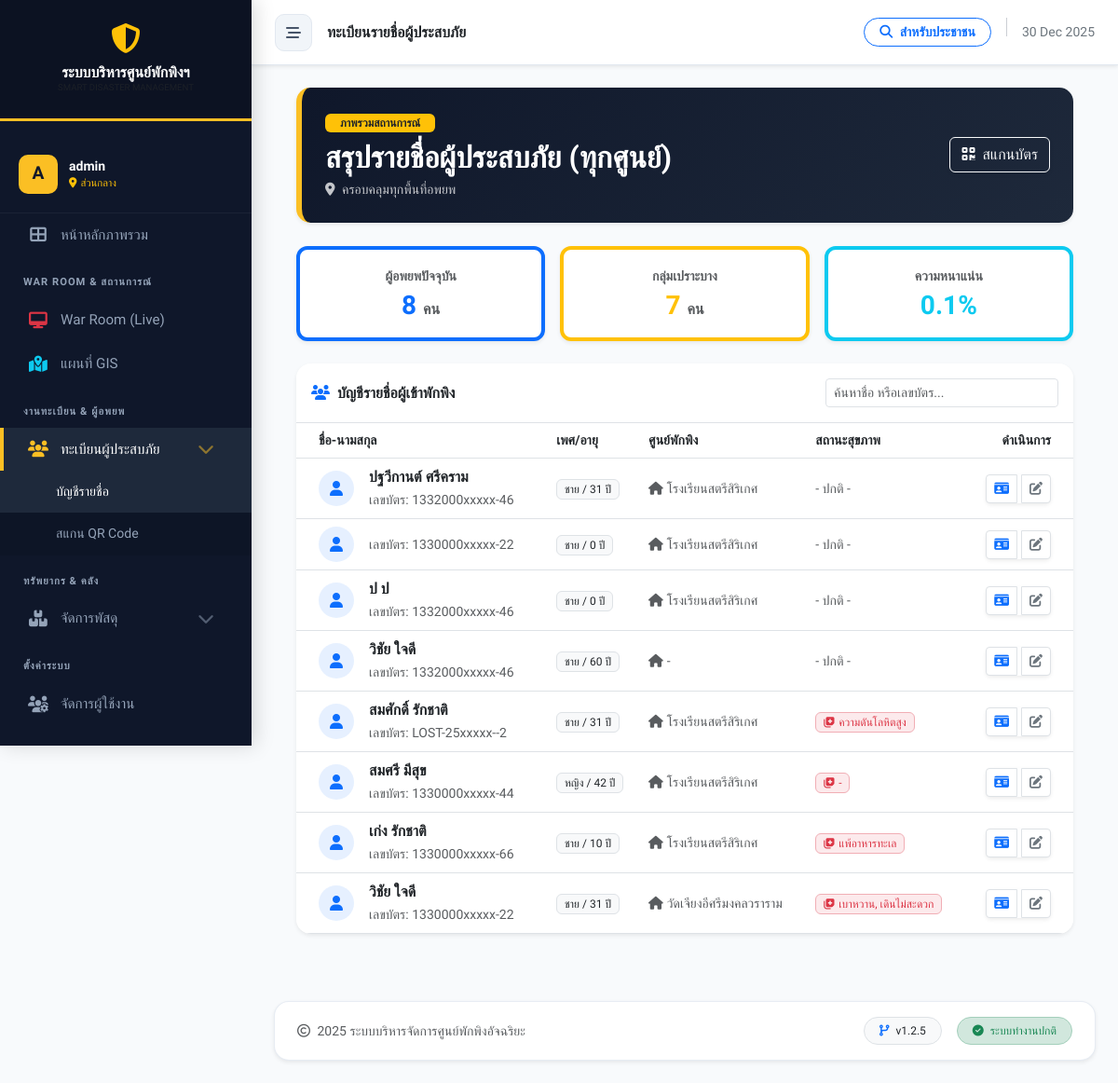
/evacuee_list.php (signed in), run on the app's committed database.
### tables this page shows
CREATE TABLE `evacuees` (
  `id` int(11) NOT NULL,
  `incident_id` int(11) NOT NULL,
  `shelter_id` int(11) DEFAULT NULL,
  `stay_type` enum('in_center','out_center') DEFAULT 'in_center',
  `stay_detail` text DEFAULT NULL COMMENT 'รายละเอียดที่พัก (กรณีพักนอกศูนย์)',
  `id_card` varchar(13) DEFAULT NULL COMMENT 'เลขบัตรประชาชน',
  `id_card_address` text DEFAULT NULL,
  `current_address` text DEFAULT NULL,
  `address_card` text DEFAULT NULL COMMENT 'ที่อยู่ตามบัตรประชาชน',
  `prefix` varchar(20) DEFAULT NULL,
  `first_name` varchar(100) NOT NULL,
  `last_name` varchar(100) NOT NULL,
  `phone` varchar(20) DEFAULT NULL,
  `address` text DEFAULT NULL,
  `health_status` varchar(100) DEFAULT 'Normal',
  `needs` text DEFAULT NULL,
  `gender` enum('male','female','other') DEFAULT NULL,
  `age` int(3) DEFAULT NULL,
  `health_condition` text DEFAULT NULL COMMENT 'โรคประจำตัว/ยาที่แพ้',
  `vulnerable_detail` varchar(255) DEFAULT NULL,
  `registered_by` int(11) DEFAULT NULL COMMENT 'ID เจ้าหน้าที่ที่ลงทะเบียนให้',
  `check_in_date` datetime NOT NULL DEFAULT current_timestamp(),
  `check_out_date` datetime DEFAULT NULL,
  `updated_at` datetime DEFAULT NULL ON UPDATE current_timestamp(),
  `created_at` datetime NOT NULL DEFAULT current_timestamp(),
  `triage_level` enum('green','yellow','red') DEFAULT 'green',
  `medical_condition` text DEFAULT NULL COMMENT 'อาการ/โรคประจำตัว',
  `drug_allergy` text DEFAULT NULL COMMENT 'ประวัติการแพ้ยา',
  `last_medical_check` datetime DEFAULT NULL,
  `id_card_no` varchar(20) DEFAULT NULL,
  `id_card_moo` varchar(10) DEFAULT NULL,
  `id_card_subdistrict` varchar(100) DEFAULT NULL,
  `id_card_district` varchar(100) DEFAULT NULL,
  `id_card_province` varchar(100) DEFAULT NULL,
  `id_card_zipcode` varchar(10) DEFAULT NULL,
  `current_no` varchar(20) DEFAULT NULL,
  `current_moo` varchar(10) DEFAULT NULL,
  `current_subdistrict` varchar(100) DEFAULT NULL,
  `current_district` varchar(100) DEFAULT NULL,
  `current_province` varchar(100) DEFAULT NULL,
  `current_zipcode` varchar(10) DEFAULT NULL,
  `id_type` enum('thai_id','passport','other','none') DEFAULT 'thai_id',
  `birth_date` date DEFAULT NULL,
  `religion` varchar(50) DEFAULT NULL,
  `occupation` varchar(100) DEFAULT NULL,
  `skills` text DEFAULT NULL,
  `dietary_restriction` varchar(255) DEFAULT NULL,
  `emergency_contact_name` varchar(255) DEFAULT NULL,
  `emergency_contact_phone` varchar(20) DEFAULT NULL,
  `family_code` varchar(50) DEFAULT NULL COMMENT 'รหัสกลุ่มครอบครัว',
  `is_family_head` tinyint(1) DEFAULT 0,
  `vulnerable_type` text DEFAULT NULL COMMENT 'เก็บข้อมูลแบบ comma-separated',
  `created_by` int(11) DEFAULT NULL
);

CREATE TABLE `shelters` (
  `id` int(11) NOT NULL,
  `incident_id` int(11) NOT NULL COMMENT 'ผูกกับเหตุการณ์ไหน',
  `name` varchar(200) NOT NULL COMMENT 'ชื่อศูนย์',
  `location` text NOT NULL COMMENT 'ที่ตั้ง',
  `district` varchar(100) DEFAULT NULL,
  `province` varchar(100) DEFAULT NULL,
  `latitude` decimal(10,8) DEFAULT NULL,
  `longitude` decimal(11,8) DEFAULT NULL,
  `capacity` int(11) NOT NULL DEFAULT 0 COMMENT 'ความจุสูงสุด',
  `contact_person` varchar(255) DEFAULT NULL,
  `contact_phone` varchar(20) DEFAULT NULL,
  `status` enum('open','full','closed') NOT NULL DEFAULT 'open',
  `last_updated` datetime DEFAULT NULL,
  `created_at` datetime DEFAULT current_timestamp()
);

### includes/functions.php (called while the page is built, shortened)
<?php
function maskIDCard($id_card) {
    return substr($id_card, 0, 7) . 'xxxxx-' . substr($id_card, 11, 2);
}

### evacuee_list.php (the view, shortened to what this page needs)
<?php
require_once 'config/db.php';
require_once 'includes/functions.php';
$role = $_SESSION['role'] ?? 'guest';
$sess_shelter_id = $_SESSION['shelter_id'] ?? 0;
$shelter_id = $_GET['shelter_id'] ?? '';
if (empty($shelter_id)) {
    $shelter_id = ($role === 'admin') ? 'all' : ($sess_shelter_id ?: 'all');
}
$page = isset($_GET['page']) ? (int)$_GET['page'] : 1;
$limit = 20;
$offset = ($page - 1) * $limit;
try {
    if ($shelter_id === 'all') {
        $shelter = [
            'id' => 'all',
            'name' => 'สรุปรายชื่อผู้ประสบภัย (ทุกศูนย์)',
            'incident_name' => 'ภาพรวมสถานการณ์',
            'location' => 'ครอบคลุมทุกพื้นที่อพยพ',
            'contact_phone' => 'สายด่วน 1784',
            'capacity' => 0
        ];
        $res_cap = $conn->query("SELECT SUM(capacity) as total_cap FROM shelters");
        $row_cap = $res_cap->fetch_assoc();
        $shelter['capacity'] = $row_cap['total_cap'] ?: 0;
        $sql_count = "SELECT COUNT(*) as total FROM evacuees WHERE check_out_date IS NULL";
        $total_records = $conn->query($sql_count)->fetch_assoc()['total'];
        $sql_list = "SELECT e.*, s.name as shelter_name
                     FROM evacuees e
                     LEFT JOIN shelters s ON e.shelter_id = s.id
                     WHERE e.check_out_date IS NULL
                     ORDER BY e.created_at DESC LIMIT ?, ?";
        $stmt = $conn->prepare($sql_list);
        $stmt->bind_param("ii", $offset, $limit);
    }
    $stmt->execute();
    $evacuees = $stmt->get_result()->fetch_all(MYSQLI_ASSOC);
    $where_vun = ($shelter_id === 'all') ? "WHERE check_out_date IS NULL" : "WHERE shelter_id = " . (int)$shelter_id . " AND check_out_date IS NULL";
    $sql_vun = "SELECT COUNT(*) as v_count FROM evacuees $where_vun AND (age < 15 OR age >= 60 OR (health_condition != '' AND health_condition IS NOT NULL))";
    $vulnerable_count = $conn->query($sql_vun)->fetch_assoc()['v_count'];
} catch (Exception $e) {
    error_log($e->getMessage());
    die("<div class='container mt-5 alert alert-danger'>เกิดข้อผิดพลาดในการเชื่อมต่อข้อมูล: " . $e->getMessage() . "</div>");
}
include 'includes/header.php';
?>
<div class="container-fluid px-4">
    <div class="shelter-header shadow-sm">
        <div class="row align-items-center">
            <div class="col-md-7">
                <span class="badge bg-warning text-dark mb-2 px-3"><?php echo htmlspecialchars($shelter['incident_name']); ?></span>
                <h2 class="fw-bold mb-1"><?php echo htmlspecialchars($shelter['name']); ?></h2>
                <div class="opacity-75 small">
                    <i class="fas fa-map-marker-alt me-1"></i> <?php echo htmlspecialchars($shelter['location']); ?>
                </div>
            </div>
            <div class="col-md-5 text-md-end mt-3 mt-md-0">
                <div class="btn-group shadow-sm">
                    <a href="qr_scanner.php" class="btn btn-outline-light"><i class="fas fa-qrcode me-2"></i>สแกนบัตร</a>
                </div>
            </div>
        </div>
    </div>
    <div class="row g-3 mb-4">
        <div class="col-md-4">
            <div class="stat-mini-card border-bottom border-primary border-4 shadow-sm">
                <div class="text-muted small text-uppercase fw-bold mb-1">ผู้อพยพปัจจุบัน</div>
                <div class="h3 fw-bold mb-0 text-primary"><?php echo number_format($total_records); ?> <small class="fs-6 text-muted">คน</small></div>
            </div>
        </div>
        <div class="col-md-4">
            <div class="stat-mini-card border-bottom border-warning border-4 shadow-sm">
                <div class="text-muted small text-uppercase fw-bold mb-1">กลุ่มเปราะบาง</div>
                <div class="h3 fw-bold mb-0 text-warning"><?php echo number_format($vulnerable_count); ?> <small class="fs-6 text-muted">คน</small></div>
            </div>
        </div>
        <div class="col-md-4">
            <div class="stat-mini-card border-bottom border-info border-4 shadow-sm">
                <div class="text-muted small text-uppercase fw-bold mb-1">ความหนาแน่น</div>
                <?php $occ = ($shelter['capacity'] > 0) ? ($total_records / $shelter['capacity']) * 100 : 0; ?>
                <div class="h3 fw-bold mb-0 text-info"><?php echo round($occ, 1); ?>%</div>
            </div>
        </div>
    </div>
    <div class="card border-0 shadow-sm rounded-4 overflow-hidden mb-5">
        <div class="card-header bg-white py-3 border-bottom d-flex justify-content-between align-items-center">
            <h6 class="mb-0 fw-bold"><i class="fas fa-users me-2 text-primary"></i>บัญชีรายชื่อผู้เข้าพักพิง</h6>
            <input type="text" id="tableSearch" class="form-control form-control-sm" style="width: 250px;" placeholder="ค้นหาชื่อ หรือเลขบัตร..." onkeyup="filterTable()">
        </div>
        <div class="card-body p-0">
            <div class="table-responsive">
                <table class="table table-hover align-middle mb-0" id="evacueeTable">
                    <thead class="bg-light small text-muted text-uppercase">
                        <tr>
                            <th class="ps-4">ชื่อ-นามสกุล</th>
                            <th>เพศ/อายุ</th>
                            <?php if($shelter_id === 'all'): ?><th>ศูนย์พักพิง</th><?php endif; ?>
                            <th>สถานะสุขภาพ</th>
                            <th class="text-end pe-4">ดำเนินการ</th>
                        </tr>
                    </thead>
                    <tbody>
                        <?php if(!empty($evacuees)): ?>
                            <?php foreach($evacuees as $row): ?>
                            <tr>
                                <td class="ps-4">
                                    <div class="d-flex align-items-center">
                                        <div class="bg-primary bg-opacity-10 text-primary rounded-circle d-flex align-items-center justify-content-center me-3" style="width: 38px; height: 38px;">
                                            <i class="fas fa-user"></i>
                                        </div>
                                        <div>
                                            <div class="fw-bold text-dark"><?php echo htmlspecialchars($row['first_name'] . ' ' . $row['last_name']); ?></div>
                                            <small class="text-muted">เลขบัตร: <?php echo maskIDCard($row['id_card']); ?></small>
                                        </div>
                                    </div>
                                </td>
                                <td>
                                    <span class="badge bg-light text-dark border fw-normal">
                                        <?php echo ($row['gender'] == 'male' ? 'ชาย' : 'หญิง'); ?> / <?php echo $row['age']; ?> ปี
                                    </span>
                                </td>
                                <?php if($shelter_id === 'all'): ?>
                                    <td><span class="text-muted small"><i class="fas fa-home me-1"></i><?php echo htmlspecialchars($row['shelter_name'] ?? '-'); ?></span></td>
                                <?php endif; ?>
                                <td>
                                    <?php if(!empty($row['health_condition'])): ?>
                                        <span class="badge bg-danger bg-opacity-10 text-danger border border-danger-subtle fw-normal">
                                            <i class="fas fa-notes-medical me-1"></i><?php echo htmlspecialchars($row['health_condition']); ?>
                                        </span>
                                    <?php else: ?>
                                        <span class="text-muted small">- ปกติ -</span>
                                    <?php endif; ?>
                                </td>
                                <td class="text-end pe-4">
                                    <div class="btn-group shadow-sm">
                                        <a href="evacuee_card.php?id=<?php echo $row['id']; ?>" class="btn btn-sm btn-white border" title="ดูบัตร"><i class="fas fa-id-card text-primary"></i></a>
                                        <a href="evacuee_form.php?id=<?php echo $row['id']; ?>&mode=edit" class="btn btn-sm btn-white border ms-1" title="แก้ไข"><i class="fas fa-edit text-secondary"></i></a>
                                    </div>
                                </td>
                            </tr>
                            <?php endforeach; ?>
                        <?php else: ?>
                            <tr>
                                <td colspan="5" class="text-center py-5 text-muted">ไม่พบข้อมูลผู้เข้าพักพิง</td>
                            </tr>
                        <?php endif; ?>
                    </tbody>
                </table>
            </div>
        </div>
    </div>
</div>
<?php include 'includes/footer.php'; ?>

### assets/css/style.css (style rules this page uses)
:root { --sidebar-width: 280px; --sidebar-collapsed-width: 0px; --primary-color: #2563eb; --primary-dark: #1e40af; --bg-color: #f8fafc; --sidebar-bg: #0f172a; --text-color: #334155; --transition-speed: 0.3s; }
body { font-family: 'Sarabun', sans-serif; background-color: var(--bg-color); color: var(--text-color); overflow-x: hidden; }

### includes/header.php (style rules this page uses)
:root { --sidebar-width: 270px; --nav-bg: #0f172a; --nav-hover: #1e293b; --active-gold: #fbbf24; --text-main: #f1f5f9; --text-muted: #94a3b8; --body-bg: #f8fafc; }
body { font-family: 'Prompt', sans-serif; background-color: var(--body-bg); color: #334155; overflow-x: hidden; }

### evacuee_list.php (style rules this page uses)
.shelter-header { background: linear-gradient(135deg, #0f172a 0%, #1e293b 100%); color: white; padding: 25px; border-radius: 15px; margin-bottom: 25px; border-left: 6px solid #fbbf24; }
.stat-mini-card { background: white; border: 1px solid #e2e8f0; border-radius: 12px; padding: 18px; text-align: center; }

### data on the page
evacuees: first_name+last_name "ปฐวีกานต์ ศรีคราม", id_card "1332000xxxxx-46", gender "ชาย", age "31", shelter.name "โรงเรียนสตรีสิริเกศ", shows "- ปกติ -"
evacuees: id_card "1330000xxxxx-22", gender "ชาย", age "0", shelter.name "โรงเรียนสตรีสิริเกศ", shows "- ปกติ -"
evacuees: first_name+last_name "ป ป", id_card "1332000xxxxx-46", gender "ชาย", age "0", shelter.name "โรงเรียนสตรีสิริเกศ", shows "- ปกติ -"
evacuees: first_name+last_name "วิชัย ใจดี", id_card "1332000xxxxx-46", gender "ชาย", age "60", shelter_name "-", health_condition "- ปกติ -"
evacuees: first_name+last_name "สมศักดิ์ รักชาติ", id_card "LOST-25xxxxx--2", gender "ชาย", age "31", shelter.name "โรงเรียนสตรีสิริเกศ", health_condition "ความดันโลหิตสูง"
evacuees: first_name+last_name "สมศรี มีสุข", id_card "1330000xxxxx-44", gender "หญิง", age "42", shelter.name "โรงเรียนสตรีสิริเกศ", health_condition "-"
evacuees: first_name+last_name "เก่ง รักชาติ", id_card "1330000xxxxx-66", gender "ชาย", age "10", shelter.name "โรงเรียนสตรีสิริเกศ", health_condition "แพ้อาหารทะเล"
evacuees: first_name+last_name "วิชัย ใจดี", id_card "1330000xxxxx-22", gender "ชาย", age "31", shelter.name "วัดเจียงอีศรีมงคลวราราม", health_condition "เบาหวาน, เดินไม่สะดวก"

### other printed values
substr($_SESSION['username'] ?? 'U', 0, 1) "A"
$_SESSION['username'] "admin"
$user_shelter_name ?: 'ส่วนกลาง' "ส่วนกลาง"
$shelter['incident_name'] "ภาพรวมสถานการณ์"
$shelter['name'] "สรุปรายชื่อผู้ประสบภัย (ทุกศูนย์)"
$shelter['location'] "ครอบคลุมทุกพื้นที่อพยพ"
$total_records "8"
$vulnerable_count "7"
$occ "0.1"
